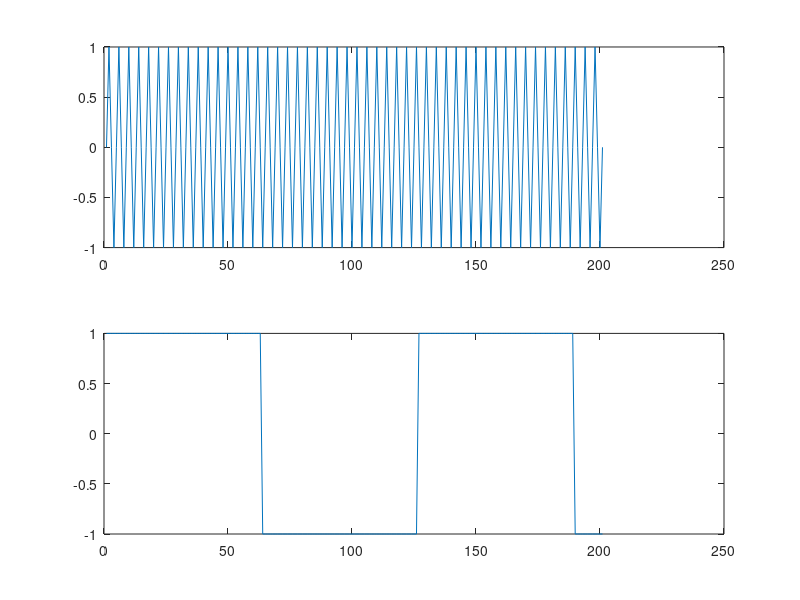

MATLAB code to generate this figure: (Note: this script raises an error after producing the figure.)
% Trabajo Practico Nº 5
% Ejercicio 5
close all;
clear all;
N = 10;

t=0:0.05:N;
f= 5; % En Hz

S1 = sin( 2 * pi * t * f );
S2 = square(t);

figure(1);
subplot( 2, 1, 1 );
plot( S1 );
subplot( 2, 1, 2 );
plot( S2 );

figure(2);
Ys = convolucion_suma( S1, S2 );
Yc = conv( S1, S2 );

FT1 = fft(S1);
FT2 = fft(S2);
Yf = ifft( FT2 .* FT1 );
Yf2 = ifft( [ FT2 zeros( 1, length( S2 )-1 ) ] .* [ FT1 zeros( 1, length( S1 )-1 ) ] );

Yf = filter( S1, S2, t );

subplot( 5, 1, 1 );
plot( Ys );
title( "Convolucion x sumatoria" );

subplot( 5, 1, 2 );
plot( Yc );
title( "Conv" );

subplot( 5, 1, 3 );
plot( real( Yf ) );
title( "Convolucion x filtro" );

subplot( 5, 1, 4 );
plot( real( Yf ) );
title( "Convolucion x propiedad" );

subplot( 5, 1, 5 );
plot( real( Yf2 ) );
title( "Convolucion x propiedad + muestras" );